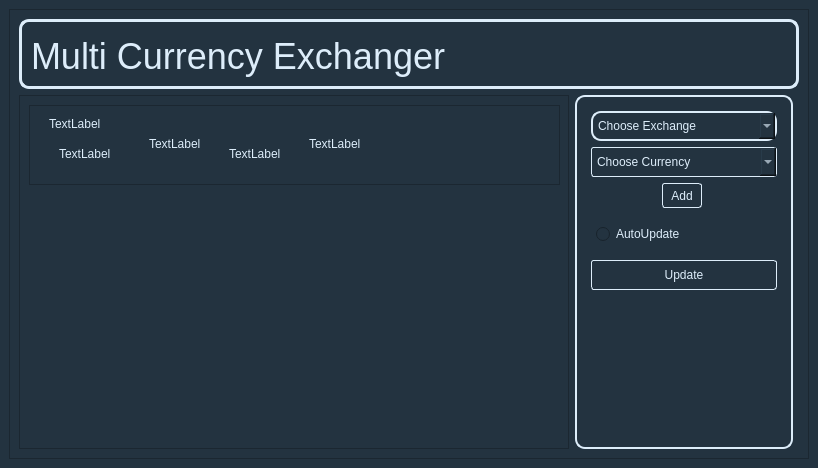
<?xml version="1.0" encoding="UTF-8"?>
<ui version="4.0">
 <class>MainWindow</class>
 <widget class="QMainWindow" name="MainWindow">
  <property name="geometry">
   <rect>
    <x>0</x>
    <y>0</y>
    <width>818</width>
    <height>468</height>
   </rect>
  </property>
  <property name="minimumSize">
   <size>
    <width>818</width>
    <height>468</height>
   </size>
  </property>
  <property name="maximumSize">
   <size>
    <width>818</width>
    <height>468</height>
   </size>
  </property>
  <property name="windowTitle">
   <string>MCE</string>
  </property>
  <property name="styleSheet">
   <string notr="true">background: #233340;
color: #ddedfa;
font-family: Ubuntu;</string>
  </property>
  <property name="unifiedTitleAndToolBarOnMac">
   <bool>false</bool>
  </property>
  <widget class="QWidget" name="centralwidget">
   <layout class="QGridLayout" name="gridLayout">
    <item row="0" column="0">
     <widget class="QFrame" name="MainFrame">
      <property name="minimumSize">
       <size>
        <width>800</width>
        <height>450</height>
       </size>
      </property>
      <property name="frameShape">
       <enum>QFrame::StyledPanel</enum>
      </property>
      <property name="frameShadow">
       <enum>QFrame::Raised</enum>
      </property>
      <layout class="QGridLayout" name="gridLayout_5">
       <item row="1" column="0">
        <layout class="QHBoxLayout" name="horizontalLayout_2">
         <item>
          <widget class="QFrame" name="ArticleFrame">
           <property name="minimumSize">
            <size>
             <width>550</width>
             <height>0</height>
            </size>
           </property>
           <property name="styleSheet">
            <string notr="true">border: 2px solid #ddedfa;
border-radius: 10px;
QTreeView {
    background-color: #0078d4; /* Цвет фона заголовка */
    color: #ffffff; /* Цвет текста заголовка */
    border: 1px solid #ccc; /* Рамка заголовка */
    font-size: 14px; /* Размер шрифта заголовка */
}</string>
           </property>
           <property name="frameShape">
            <enum>QFrame::StyledPanel</enum>
           </property>
           <property name="frameShadow">
            <enum>QFrame::Raised</enum>
           </property>
           <widget class="QFrame" name="frame">
            <property name="geometry">
             <rect>
              <x>10</x>
              <y>10</y>
              <width>531</width>
              <height>80</height>
             </rect>
            </property>
            <property name="frameShape">
             <enum>QFrame::StyledPanel</enum>
            </property>
            <property name="frameShadow">
             <enum>QFrame::Raised</enum>
            </property>
            <widget class="QLabel" name="label">
             <property name="geometry">
              <rect>
               <x>20</x>
               <y>10</y>
               <width>64</width>
               <height>17</height>
              </rect>
             </property>
             <property name="text">
              <string>TextLabel</string>
             </property>
            </widget>
            <widget class="QLabel" name="label_5">
             <property name="geometry">
              <rect>
               <x>30</x>
               <y>40</y>
               <width>64</width>
               <height>17</height>
              </rect>
             </property>
             <property name="text">
              <string>TextLabel</string>
             </property>
            </widget>
            <widget class="QLabel" name="label_4">
             <property name="geometry">
              <rect>
               <x>120</x>
               <y>30</y>
               <width>64</width>
               <height>17</height>
              </rect>
             </property>
             <property name="text">
              <string>TextLabel</string>
             </property>
            </widget>
            <widget class="QLabel" name="label_3">
             <property name="geometry">
              <rect>
               <x>200</x>
               <y>40</y>
               <width>64</width>
               <height>17</height>
              </rect>
             </property>
             <property name="text">
              <string>TextLabel</string>
             </property>
            </widget>
            <widget class="QLabel" name="label_2">
             <property name="geometry">
              <rect>
               <x>280</x>
               <y>30</y>
               <width>64</width>
               <height>17</height>
              </rect>
             </property>
             <property name="text">
              <string>TextLabel</string>
             </property>
            </widget>
           </widget>
          </widget>
         </item>
         <item>
          <widget class="QFrame" name="AsideFrame">
           <property name="minimumSize">
            <size>
             <width>200</width>
             <height>0</height>
            </size>
           </property>
           <property name="styleSheet">
            <string notr="true">border: 2px solid #ddedfa;
border-radius: 10px;
padding: 5px;</string>
           </property>
           <property name="frameShape">
            <enum>QFrame::StyledPanel</enum>
           </property>
           <property name="frameShadow">
            <enum>QFrame::Raised</enum>
           </property>
           <layout class="QGridLayout" name="gridLayout_4">
            <item row="0" column="0">
             <layout class="QVBoxLayout" name="verticalLayout">
              <item>
               <widget class="QComboBox" name="box_exchange">
                <property name="minimumSize">
                 <size>
                  <width>0</width>
                  <height>30</height>
                 </size>
                </property>
                <property name="styleSheet">
                 <string notr="true">border: 1px solid #ddedfa;
border-radius: 3px;
padding: 5px;
QComboBox::drop-down {
        width: 20px; /* Ширина стрелки выпадающего списка */
    }</string>
                </property>
                <property name="placeholderText">
                 <string>Choose Exchange</string>
                </property>
                <item>
                 <property name="text">
                  <string>Exchange 1</string>
                 </property>
                </item>
                <item>
                 <property name="text">
                  <string>Exchange 2</string>
                 </property>
                </item>
                <item>
                 <property name="text">
                  <string>Exchange 3</string>
                 </property>
                </item>
               </widget>
              </item>
              <item>
               <widget class="QComboBox" name="box_currency">
                <property name="minimumSize">
                 <size>
                  <width>0</width>
                  <height>30</height>
                 </size>
                </property>
                <property name="styleSheet">
                 <string notr="true">border: 1px solid #ddedfa;
border-radius: 3px;
padding: 5px;
</string>
                </property>
                <property name="placeholderText">
                 <string>Choose Currency</string>
                </property>
                <item>
                 <property name="text">
                  <string>Currency 1</string>
                 </property>
                </item>
                <item>
                 <property name="text">
                  <string>Currency 2</string>
                 </property>
                </item>
                <item>
                 <property name="text">
                  <string>Currency 3</string>
                 </property>
                </item>
               </widget>
              </item>
              <item>
               <layout class="QHBoxLayout" name="horizontalLayout">
                <item>
                 <spacer name="horizontalSpacer">
                  <property name="orientation">
                   <enum>Qt::Horizontal</enum>
                  </property>
                  <property name="sizeHint" stdset="0">
                   <size>
                    <width>114</width>
                    <height>20</height>
                   </size>
                  </property>
                 </spacer>
                </item>
                <item>
                 <widget class="QPushButton" name="pushButton">
                  <property name="minimumSize">
                   <size>
                    <width>40</width>
                    <height>25</height>
                   </size>
                  </property>
                  <property name="maximumSize">
                   <size>
                    <width>70</width>
                    <height>40</height>
                   </size>
                  </property>
                  <property name="layoutDirection">
                   <enum>Qt::RightToLeft</enum>
                  </property>
                  <property name="styleSheet">
                   <string notr="true">QPushButton{
border: 1px solid #ddedfa;
border-radius: 3px;
padding: 5px;
}

QPushButton:hover{
	background: #6bd6ce;
	color: black;
	font: bold;
}

QPushButton:hover:pressed{
	background: white;
}</string>
                  </property>
                  <property name="text">
                   <string>Add</string>
                  </property>
                 </widget>
                </item>
                <item>
                 <spacer name="horizontalSpacer_2">
                  <property name="orientation">
                   <enum>Qt::Horizontal</enum>
                  </property>
                  <property name="sizeHint" stdset="0">
                   <size>
                    <width>118</width>
                    <height>20</height>
                   </size>
                  </property>
                 </spacer>
                </item>
               </layout>
              </item>
              <item>
               <widget class="QRadioButton" name="auto_update_button">
                <property name="minimumSize">
                 <size>
                  <width>0</width>
                  <height>40</height>
                 </size>
                </property>
                <property name="styleSheet">
                 <string notr="true">border: none;</string>
                </property>
                <property name="text">
                 <string>AutoUpdate</string>
                </property>
               </widget>
              </item>
              <item>
               <widget class="QPushButton" name="manual_update">
                <property name="minimumSize">
                 <size>
                  <width>0</width>
                  <height>30</height>
                 </size>
                </property>
                <property name="styleSheet">
                 <string notr="true">QPushButton{
border: 1px solid #ddedfa;
border-radius: 3px;
padding: 5px;
}
QPushButton:hover{
	background: #6bd6ce;
	color: black;
	font: bold;
}

QPushButton:hover:pressed{
	background: white;
}</string>
                </property>
                <property name="text">
                 <string>Update</string>
                </property>
               </widget>
              </item>
             </layout>
            </item>
            <item row="1" column="0">
             <spacer name="verticalSpacer_2">
              <property name="orientation">
               <enum>Qt::Vertical</enum>
              </property>
              <property name="sizeHint" stdset="0">
               <size>
                <width>20</width>
                <height>165</height>
               </size>
              </property>
             </spacer>
            </item>
           </layout>
          </widget>
         </item>
        </layout>
       </item>
       <item row="0" column="0" colspan="2">
        <widget class="QFrame" name="HeaderFrame">
         <property name="minimumSize">
          <size>
           <width>750</width>
           <height>70</height>
          </size>
         </property>
         <property name="maximumSize">
          <size>
           <width>795</width>
           <height>16777215</height>
          </size>
         </property>
         <property name="styleSheet">
          <string notr="true">font: 24px;
border: 3px solid #ddedfa;
border-radius: 10px;</string>
         </property>
         <property name="frameShape">
          <enum>QFrame::StyledPanel</enum>
         </property>
         <property name="frameShadow">
          <enum>QFrame::Raised</enum>
         </property>
         <layout class="QGridLayout" name="gridLayout_2">
          <item row="0" column="0">
           <widget class="QLabel" name="title_label">
            <property name="minimumSize">
             <size>
              <width>0</width>
              <height>50</height>
             </size>
            </property>
            <property name="styleSheet">
             <string notr="true">color: #ddedfa;
font: 36px;
border: none;
</string>
            </property>
            <property name="text">
             <string>Multi Currency Exchanger</string>
            </property>
           </widget>
          </item>
         </layout>
        </widget>
       </item>
      </layout>
     </widget>
    </item>
   </layout>
  </widget>
 </widget>
 <resources/>
 <connections/>
</ui>
